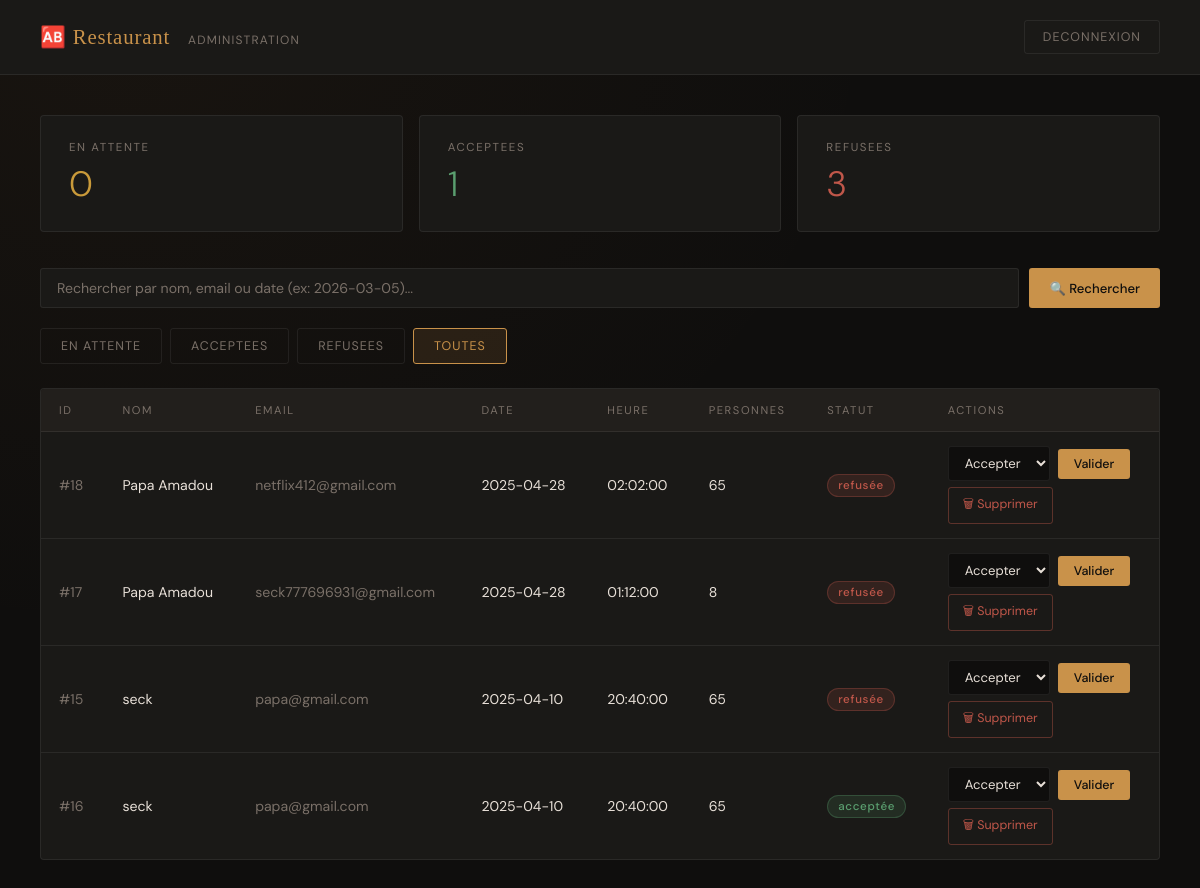
The page /admin_reservation.php?filtre=toutes (signed in) on the database its author committed.
### tables this page shows
CREATE TABLE `reservations` (
  `id` int(11) NOT NULL,
  `date` date DEFAULT NULL,
  `time` time DEFAULT NULL,
  `status` text DEFAULT 'en attente',
  `nom` varchar(100) NOT NULL,
  `email` varchar(100) NOT NULL,
  `nb_personnes` int(11) DEFAULT NULL
);

### public/admin_reservation.php (the view, shortened to what this page needs)
<?php
try {
    $pdo = new PDO("mysql:host=localhost;dbname=bts_project;charset=utf8", "root", "", [
        PDO::ATTR_ERRMODE => PDO::ERRMODE_EXCEPTION,
        PDO::ATTR_DEFAULT_FETCH_MODE => PDO::FETCH_ASSOC,
    ]);
} catch (PDOException $e) {
    die("Erreur BDD : " . $e->getMessage());
}
$recherche      = trim($_GET['recherche'] ?? '');
$filtre         = $_GET['filtre'] ?? 'en attente';
if ($recherche !== '') {
    $search = '%' . $recherche . '%';
    if ($filtre === 'toutes') {
        $stmt = $pdo->prepare("SELECT * FROM reservations WHERE (nom LIKE ? OR email LIKE ? OR date LIKE ?) ORDER BY date DESC, time DESC");
        $stmt->execute([$search, $search, $search]);
    } else {
        $stmt = $pdo->prepare("SELECT * FROM reservations WHERE (nom LIKE ? OR email LIKE ? OR date LIKE ?) AND status = ? ORDER BY date DESC, time DESC");
        $stmt->execute([$search, $search, $search, $filtre]);
    }
} else {
    if ($filtre === 'toutes') {
        $stmt = $pdo->query("SELECT * FROM reservations ORDER BY date DESC, time DESC");
    } else {
        $stmt = $pdo->prepare("SELECT * FROM reservations WHERE status = ? ORDER BY date DESC, time DESC");
        $stmt->execute([$filtre]);
    }
}
$reservations = $stmt->fetchAll();
$nb_attente  = $pdo->query("SELECT COUNT(*) FROM reservations WHERE status = 'en attente'")->fetchColumn();
$nb_acceptee = $pdo->query("SELECT COUNT(*) FROM reservations WHERE status = 'acceptée'")->fetchColumn();
$nb_refusee  = $pdo->query("SELECT COUNT(*) FROM reservations WHERE status = 'refusée'")->fetchColumn();
echo '<!DOCTYPE html>
<html lang="fr">
<head>
</head>
<body>
<header>
<div class="logo">&#127374; Restaurant <span>Administration</span></div>
<div class="header-right">
<span class="admin-email">' . htmlspecialchars($_SESSION['admin_email']) . '</span>
<form method="post"><button class="logout-btn" name="logout">Deconnexion</button></form>
</div>
</header>
<main>
<div class="stats">
<div class="stat-card amber"><div class="stat-label">En attente</div><div class="stat-value">' . $nb_attente . '</div></div>
<div class="stat-card green"><div class="stat-label">Acceptees</div><div class="stat-value">' . $nb_acceptee . '</div></div>
<div class="stat-card red"><div class="stat-label">Refusees</div><div class="stat-value">' . $nb_refusee . '</div></div>
</div>';
echo '<form method="get" class="search-bar">
<input type="hidden" name="filtre" value="' . htmlspecialchars($filtre) . '">
<input type="text" name="recherche" placeholder="Rechercher par nom, email ou date (ex: 2026-03-05)..." value="' . htmlspecialchars($recherche) . '">
<button class="btn-search" type="submit">&#128269; Rechercher</button>';
echo '</form>';
echo '<div class="filtres">';
foreach (['en attente' => 'En attente', 'acceptée' => 'Acceptees', 'refusée' => 'Refusees', 'toutes' => 'Toutes'] as $val => $label) {
    $active = $filtre === $val ? 'active' : '';
    $rech_url = $recherche !== '' ? '&recherche=' . urlencode($recherche) : '';
    echo '<a href="?filtre=' . urlencode($val) . $rech_url . '" class="filtre-btn ' . $active . '">' . $label . '</a>';
}
echo '</div>';
echo '<div class="table-wrap">';
if (count($reservations) > 0) {
    echo '<table><thead><tr>
<th>ID</th><th>Nom</th><th>Email</th><th>Date</th><th>Heure</th><th>Personnes</th><th>Statut</th><th>Actions</th>
</tr></thead><tbody>';
    foreach ($reservations as $r) {
        $badgeClass = match($r['status']) {
            'acceptée' => 'acceptee',
            'refusée'  => 'refusee',
            default    => 'attente'
        };
        echo '<tr>
<td style="color:var(--muted)">#' . (int)$r['id'] . '</td>
<td>' . htmlspecialchars($r['nom']) . '</td>
<td style="color:var(--muted)">' . htmlspecialchars($r['email']) . '</td>
<td>' . htmlspecialchars($r['date']) . '</td>
<td>' . htmlspecialchars($r['time']) . '</td>
<td>' . (int)$r['nb_personnes'] . '</td>
<td><span class="badge ' . $badgeClass . '">' . htmlspecialchars($r['status']) . '</span></td>
<td>
<form method="post" class="action-form">
<input type="hidden" name="id" value="' . (int)$r['id'] . '">
<select name="new_status">
<option value="acceptee">Accepter</option>
<option value="refusee">Refuser</option>
</select>
<button class="btn-valider" type="submit">Valider</button>
</form>
<form method="post" class="action-form" style="margin-top:6px" onsubmit="return confirm(\'Supprimer cette reservation ?\')">
<input type="hidden" name="delete_id" value="' . (int)$r['id'] . '">
<button class="btn-supprimer" type="submit">&#128465; Supprimer</button>
</form>
</td>
</tr>';
    }
    echo '</tbody></table>';
} else {
    $msg_vide = $recherche !== '' ? 'Aucun résultat pour "' . htmlspecialchars($recherche) . '".' : 'Aucune reservation trouvee pour ce filtre.';
    echo '<div class="empty">' . $msg_vide . '</div>';
}
echo '</div></main></body></html>';

### public/admin_reservation.php (style rules this page uses)
*,*::before,*::after { box-sizing:border-box;margin:0;padding:0 }
:root { --bg:#0f0e0d;--surface:#1a1917;--surface2:#221f1c;--border:rgba(255,255,255,.07);--gold:#c9924a;--gold-dim:rgba(180,120,60,.15);--text:#e8e0d8;--muted:#7a7068;--green:#5a9e6f;--red:#c0574a;--amber:#c99a3a }
body { font-family:"DM Sans",sans-serif;background:var(--bg);color:var(--text);min-height:100vh;background-image:radial-gradient(ellipse at 10% 0%,rgba(180,120,60,.06) 0%,transparent 50%) }
header { display:flex;align-items:center;justify-content:space-between;padding:20px 40px;border-bottom:1px solid var(--border);background:var(--surface) }
.logo { font-family:"Playfair Display",serif;color:var(--gold);font-size:1.3rem;letter-spacing:.04em }
.logo span { color:var(--muted);font-size:.75rem;font-family:"DM Sans",sans-serif;margin-left:12px;letter-spacing:.1em;text-transform:uppercase }
.header-right { display:flex;align-items:center;gap:12px }
.logout-btn { background:transparent;border:1px solid var(--border);color:var(--muted);padding:8px 18px;border-radius:3px;font-family:"DM Sans",sans-serif;font-size:.78rem;letter-spacing:.08em;text-transform:uppercase;cursor:pointer;transition:all .2s }
main { max-width:1200px;margin:0 auto;padding:40px }
.stats { display:grid;grid-template-columns:repeat(3,1fr);gap:16px;margin-bottom:36px }
.stat-card { background:var(--surface);border:1px solid var(--border);border-radius:4px;padding:24px 28px;display:flex;flex-direction:column;gap:6px }
.stat-label { font-size:.72rem;letter-spacing:.14em;text-transform:uppercase;color:var(--muted) }
.stat-value { font-size:2.2rem;font-weight:300 }
.stat-card.amber .stat-value { color:var(--amber) }
.stat-card.green .stat-value { color:var(--green) }
.stat-card.red .stat-value { color:var(--red) }
.search-bar { display:flex;gap:10px;margin-bottom:20px }
.search-bar input { flex:1;background:var(--surface);border:1px solid var(--border);color:var(--text);padding:10px 16px;border-radius:3px;font-family:"DM Sans",sans-serif;font-size:.88rem;outline:none;transition:border-color .2s }
.search-bar input::placeholder { color:var(--muted) }
.btn-search { background:var(--gold);color:var(--bg);border:none;padding:10px 20px;border-radius:3px;font-family:"DM Sans",sans-serif;font-size:.82rem;font-weight:500;cursor:pointer;transition:background .2s;white-space:nowrap }
.filtres { display:flex;gap:8px;margin-bottom:24px }
.filtre-btn { padding:9px 20px;border-radius:3px;border:1px solid var(--border);background:transparent;color:var(--muted);font-family:"DM Sans",sans-serif;font-size:.78rem;letter-spacing:.08em;text-transform:uppercase;cursor:pointer;text-decoration:none;transition:all .2s }
.filtre-btn:hover,.filtre-btn.active { background:var(--gold-dim);border-color:var(--gold);color:var(--gold) }
.table-wrap { background:var(--surface);border:1px solid var(--border);border-radius:4px;overflow:hidden }
table { width:100%;border-collapse:collapse }
thead tr { border-bottom:1px solid var(--border) }
th { padding:14px 18px;text-align:left;font-size:.7rem;letter-spacing:.14em;text-transform:uppercase;color:var(--muted);font-weight:400;background:var(--surface2) }
td { padding:14px 18px;font-size:.88rem;border-bottom:1px solid var(--border);color:var(--text);vertical-align:middle }
tr:last-child td { border-bottom:none }
.badge { display:inline-block;padding:3px 10px;border-radius:20px;font-size:.72rem;letter-spacing:.06em;font-weight:500 }
.badge.acceptee { background:rgba(90,158,111,.15);color:var(--green);border:1px solid rgba(90,158,111,.3) }
.badge.refusee { background:rgba(192,87,74,.15);color:var(--red);border:1px solid rgba(192,87,74,.3) }
.action-form { display:flex;gap:8px;align-items:center;flex-wrap:wrap }
select { background:var(--bg);border:1px solid var(--border);color:var(--text);padding:7px 12px;border-radius:3px;font-family:"DM Sans",sans-serif;font-size:.82rem;outline:none;cursor:pointer }
.btn-valider { background:var(--gold);color:var(--bg);border:none;padding:7px 16px;border-radius:3px;font-family:"DM Sans",sans-serif;font-size:.78rem;font-weight:500;cursor:pointer;transition:background .2s;white-space:nowrap }
.btn-supprimer { background:transparent;color:var(--red);border:1px solid rgba(192,87,74,.4);padding:7px 14px;border-radius:3px;font-family:"DM Sans",sans-serif;font-size:.78rem;cursor:pointer;transition:all .2s;white-space:nowrap }

### rows shown on the page
reservations: id "18", nom "Papa Amadou", email "netflix412@gmail.com", date "2025-04-28", time "02:02:00", nb_personnes "65", status "refusée"
reservations: id "17", nom "Papa Amadou", email "seck777696931@gmail.com", date "2025-04-28", time "01:12:00", nb_personnes "8", status "refusée"
reservations: id "15", nom "seck", email "papa@gmail.com", date "2025-04-10", time "20:40:00", nb_personnes "65", status "refusée"
reservations: id "16", nom "seck", email "papa@gmail.com", date "2025-04-10", time "20:40:00", nb_personnes "65", status "acceptée"

### other values the page prints
$nb_attente "0"
$nb_acceptee "1"
$nb_refusee "3"
$label "EN ATTENTE"
$label "ACCEPTEES"
$label "REFUSEES"
$label "TOUTES"
